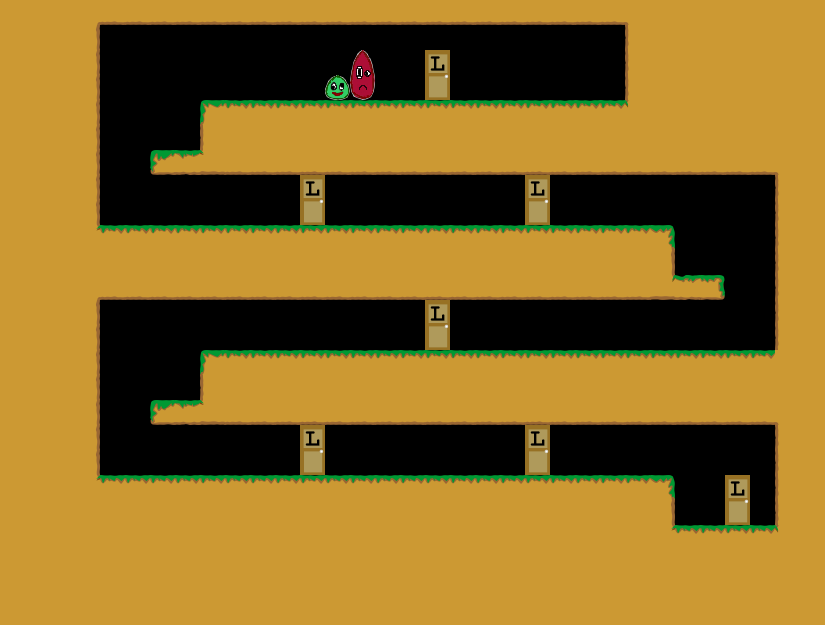

Below is a game level as drawn by its tile map, then a one-line description and the .tmx that defines it (tile-layer data replaced by summaries):
An orthogonal 33x25 tile map with 25x25 px tiles, 1 tile layer (Kachelebene 1).

<map version="1.0" orientation="orthogonal" width="33" height="25" tilewidth="25" tileheight="25">
 <tileset firstgid="1" name="Tileset" tilewidth="25" tileheight="25">
  <image source="../../../img/Tileset.png" width="400" height="250" />
 </tileset>
 <layer name="Kachelebene 1" width="33" height="25">
  <data>[825 cells, 579 non-empty, 22 distinct tile ids]</data>
 </layer>
</map>
